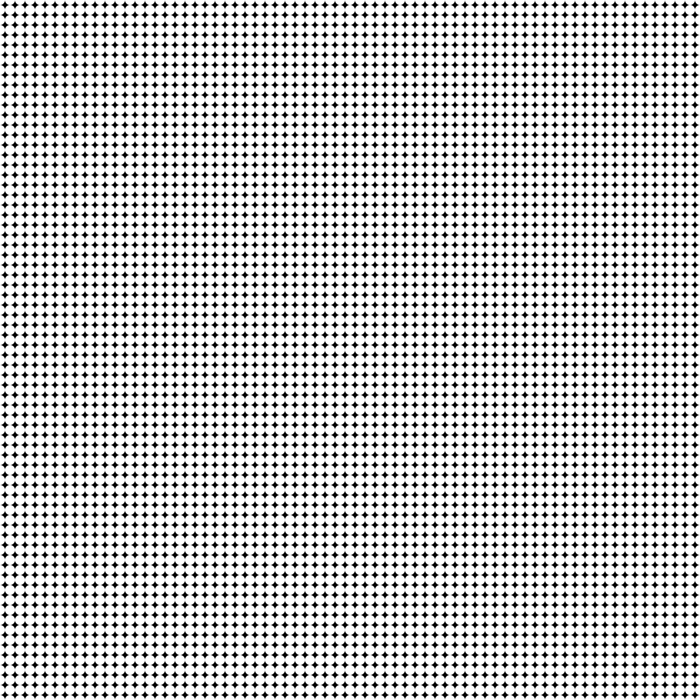
Frame 1 (no input)
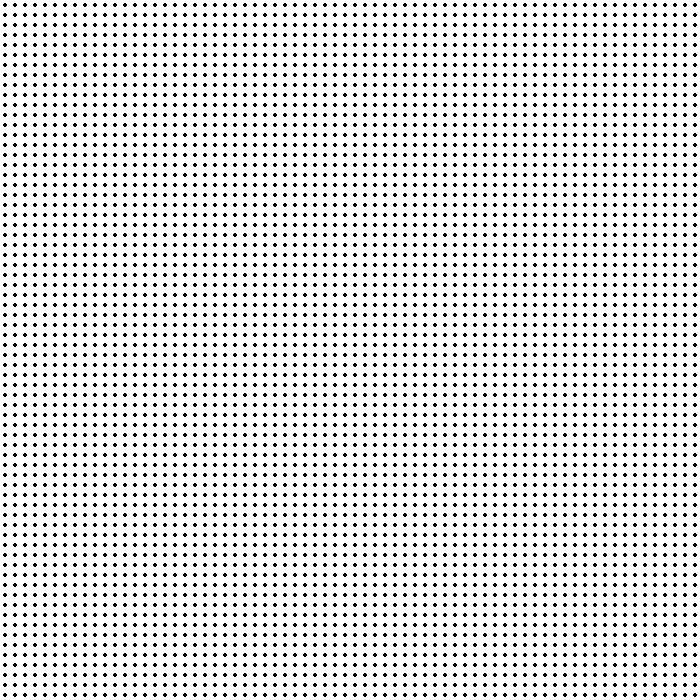
Frame 60 (the mouse pressed at the canvas centre just before this capture)
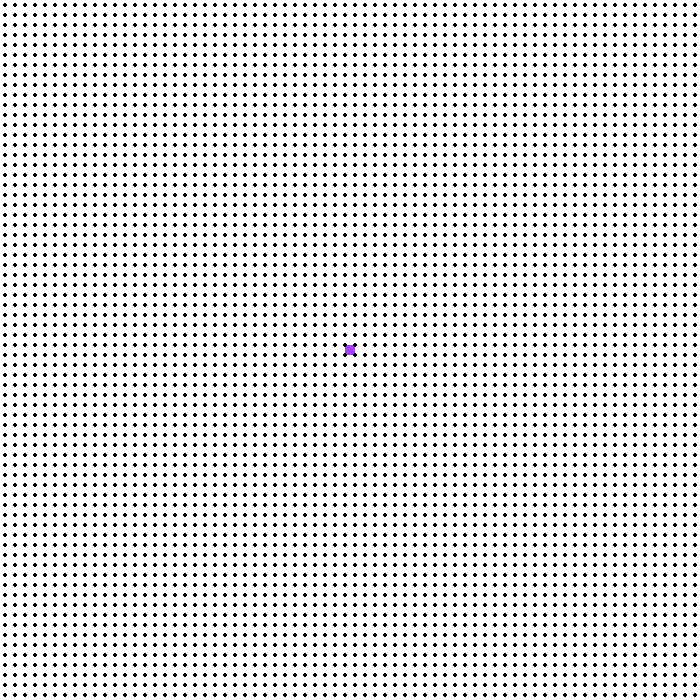
Frame 120 (the mouse held since frame 60 and released just before this capture)

The Processing sketch that drew these frames (run headless with seeded random() and noise(); from frame 60 on, the mouse is pressed at the canvas centre):

// Processing sketch: sketch_2Darray
// ── sketch_2Darray.pde
//Grid Array w/ colors

//need to define size of array
//two dimensions for array
//color arrays
//boolean array to keep track of when ellipse was clicked

int num = 100;
boolean [][] clicked = new boolean [num][num];
color [][] c = new color[num][num];

int size = 10;

void setup(){
  size(700,700);
  background(0);
  noStroke();
  smooth();
  
  for(int i = 0; i<num; i++){
    for(int j = 0; j<num; j++){
      clicked[i][j] = false;
      c[i][j] = color(255);
    }
  } 
}

void draw(){
  for(int i = 0; i<num; i++){
    for(int j = 0; j<num; j++){
    
    if(clicked[i][j] == false){
      if(mousePressed){
        if(dist(mouseX, mouseY, i*size, j*size)<= size/2){
          c[i][j] = color(random(0,255), random(0,255), random(0,255));
          clicked[i][j] = true;
          }
        }
      }
      fill(c[i][j]);
      ellipse(i*size, j*size, size, size);
    }
  }
}
